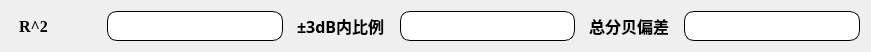
   <widget class="QWidget" name="layoutWidget">
    <property name="geometry">
     <rect>
      <x>134</x>
      <y>820</y>
      <width>871</width>
      <height>32</height>
     </rect>
    </property>
    <layout class="QHBoxLayout" name="horizontalLayout_9">
     <item>
      <widget class="QLabel" name="label_R2">
       <property name="minimumSize">
        <size>
         <width>90</width>
         <height>30</height>
        </size>
       </property>
       <property name="font">
        <font>
         <family>Times New Roman</family>
         <pointsize>12</pointsize>
         <weight>75</weight>
         <italic>false</italic>
         <bold>true</bold>
        </font>
       </property>
       <property name="toolTip">
        <string>&lt;html&gt;&lt;head/&gt;&lt;body&gt;&lt;p&gt;决定系数R^2,越接近1，代表模型拟合能力越强&lt;/p&gt;&lt;/body&gt;&lt;/html&gt;</string>
       </property>
       <property name="styleSheet">
        <string notr="true">QLabel{

   text-align: center;    
 qproperty-alignment: 'AlignCenter';   

padding:2px 4px;  /*QFrame边框与内部其它部件的距离*/
color:rgb(0, 0, 0);		/*字体颜色*/
	font: 12pt  &quot;Times New Roman&quot;;
font:bold;


}</string>
       </property>
       <property name="text">
        <string>R^2</string>
       </property>
      </widget>
     </item>
     <item>
      <widget class="QLineEdit" name="lineEdit_R2">
       <property name="minimumSize">
        <size>
         <width>120</width>
         <height>30</height>
        </size>
       </property>
       <property name="font">
        <font>
         <family>Times New Roman</family>
         <pointsize>12</pointsize>
         <weight>75</weight>
         <bold>true</bold>
        </font>
       </property>
       <property name="styleSheet">
        <string notr="true">QLineEdit{

border:1px solid black; 
border-radius:10px; 

}</string>
       </property>
       <property name="readOnly">
        <bool>true</bool>
       </property>
      </widget>
     </item>
     <item>
      <widget class="QLabel" name="label_R2_db_within_3_ratio">
       <property name="minimumSize">
        <size>
         <width>90</width>
         <height>30</height>
        </size>
       </property>
       <property name="font">
        <font>
         <family>楷体</family>
         <pointsize>12</pointsize>
         <weight>75</weight>
         <italic>false</italic>
         <bold>true</bold>
        </font>
       </property>
       <property name="toolTip">
        <string>&lt;html&gt;&lt;head/&gt;&lt;body&gt;&lt;p&gt;决定系数R^2,越接近1，代表模型拟合能力越强&lt;/p&gt;&lt;/body&gt;&lt;/html&gt;</string>
       </property>
       <property name="styleSheet">
        <string notr="true">QLabel{

   text-align: center;    
 qproperty-alignment: 'AlignCenter';   

padding:2px 4px;  /*QFrame边框与内部其它部件的距离*/
color:rgb(0, 0, 0);		/*字体颜色*/
	font: 12pt  &quot;楷体&quot;;
font:bold;


}</string>
       </property>
       <property name="text">
        <string>±3dB内比例</string>
       </property>
      </widget>
     </item>
     <item>
      <widget class="QLineEdit" name="lineEdit_db_within_3_ratio">
       <property name="minimumSize">
        <size>
         <width>120</width>
         <height>30</height>
        </size>
       </property>
       <property name="font">
        <font>
         <family>Times New Roman</family>
         <pointsize>12</pointsize>
         <weight>75</weight>
         <bold>true</bold>
        </font>
       </property>
       <property name="styleSheet">
        <string notr="true">QLineEdit{

border:1px solid black; 
border-radius:10px; 

}</string>
       </property>
       <property name="readOnly">
        <bool>true</bool>
       </property>
      </widget>
     </item>
     <item>
      <widget class="QLabel" name="label_R2_3">
       <property name="minimumSize">
        <size>
         <width>90</width>
         <height>30</height>
        </size>
       </property>
       <property name="font">
        <font>
         <family>楷体</family>
         <pointsize>12</pointsize>
         <weight>75</weight>
         <italic>false</italic>
         <bold>true</bold>
        </font>
       </property>
       <property name="toolTip">
        <string>&lt;html&gt;&lt;head/&gt;&lt;body&gt;&lt;p&gt;决定系数R^2,越接近1，代表模型拟合能力越强&lt;/p&gt;&lt;/body&gt;&lt;/html&gt;</string>
       </property>
       <property name="styleSheet">
        <string notr="true">QLabel{

   text-align: center;    
 qproperty-alignment: 'AlignCenter';   

padding:2px 4px;  /*QFrame边框与内部其它部件的距离*/
color:rgb(0, 0, 0);		/*字体颜色*/
	font: 12pt  &quot;楷体&quot;;
font:bold;


}</string>
       </property>
       <property name="text">
        <string>总分贝偏差</string>
       </property>
      </widget>
     </item>
     <item>
      <widget class="QLineEdit" name="lineEdit_total_db_deviation">
       <property name="minimumSize">
        <size>
         <width>120</width>
         <height>30</height>
        </size>
       </property>
       <property name="font">
        <font>
         <family>Times New Roman</family>
         <pointsize>12</pointsize>
         <weight>75</weight>
         <bold>true</bold>
        </font>
       </property>
       <property name="styleSheet">
        <string notr="true">QLineEdit{

border:1px solid black; 
border-radius:10px; 

}</string>
       </property>
       <property name="readOnly">
        <bool>true</bool>
       </property>
      </widget>
     </item>
    </layout>
   </widget>
